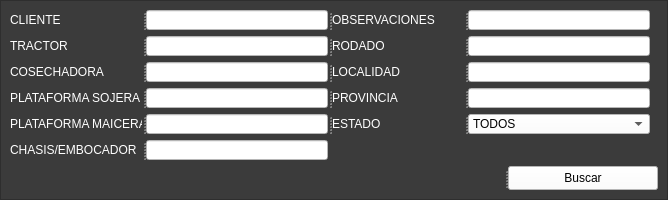
<?xml version="1.0" encoding="UTF-8"?>
<ui version="4.0">
 <class>Form</class>
 <widget class="QWidget" name="Form">
  <property name="enabled">
   <bool>true</bool>
  </property>
  <property name="geometry">
   <rect>
    <x>0</x>
    <y>0</y>
    <width>668</width>
    <height>200</height>
   </rect>
  </property>
  <property name="minimumSize">
   <size>
    <width>668</width>
    <height>200</height>
   </size>
  </property>
  <property name="maximumSize">
   <size>
    <width>668</width>
    <height>200</height>
   </size>
  </property>
  <property name="windowTitle">
   <string>Form</string>
  </property>
  <property name="windowIcon">
   <iconset>
    <normaloff>Icons/pramso_1.ico</normaloff>Icons/pramso_1.ico</iconset>
  </property>
  <layout class="QVBoxLayout" name="verticalLayout">
   <property name="spacing">
    <number>0</number>
   </property>
   <property name="leftMargin">
    <number>0</number>
   </property>
   <property name="topMargin">
    <number>0</number>
   </property>
   <property name="rightMargin">
    <number>0</number>
   </property>
   <property name="bottomMargin">
    <number>0</number>
   </property>
   <item>
    <widget class="QFrame" name="frame">
     <property name="styleSheet">
      <string notr="true">background-color: rgb(59, 59, 59);</string>
     </property>
     <property name="frameShape">
      <enum>QFrame::StyledPanel</enum>
     </property>
     <property name="frameShadow">
      <enum>QFrame::Raised</enum>
     </property>
     <layout class="QVBoxLayout" name="verticalLayout_2">
      <item>
       <widget class="QSplitter" name="splitter">
        <property name="orientation">
         <enum>Qt::Horizontal</enum>
        </property>
        <widget class="QLabel" name="label_63">
         <property name="minimumSize">
          <size>
           <width>132</width>
           <height>20</height>
          </size>
         </property>
         <property name="maximumSize">
          <size>
           <width>132</width>
           <height>20</height>
          </size>
         </property>
         <property name="styleSheet">
          <string notr="true">color: rgb(255, 255, 255);
font: 75 italic 8pt &quot;Arial&quot;;</string>
         </property>
         <property name="text">
          <string>CLIENTE</string>
         </property>
        </widget>
        <widget class="QLineEdit" name="cliente_edit">
         <property name="minimumSize">
          <size>
           <width>182</width>
           <height>20</height>
          </size>
         </property>
         <property name="maximumSize">
          <size>
           <width>182</width>
           <height>20</height>
          </size>
         </property>
         <property name="styleSheet">
          <string notr="true">background-color: rgb(255, 255, 255);</string>
         </property>
         <property name="text">
          <string/>
         </property>
        </widget>
        <widget class="QLabel" name="label_76">
         <property name="minimumSize">
          <size>
           <width>132</width>
           <height>20</height>
          </size>
         </property>
         <property name="maximumSize">
          <size>
           <width>132</width>
           <height>20</height>
          </size>
         </property>
         <property name="styleSheet">
          <string notr="true">color: rgb(255, 255, 255);
font: 75 italic 8pt &quot;Arial&quot;;</string>
         </property>
         <property name="text">
          <string>OBSERVACIONES</string>
         </property>
        </widget>
        <widget class="QLineEdit" name="observaciones">
         <property name="minimumSize">
          <size>
           <width>182</width>
           <height>20</height>
          </size>
         </property>
         <property name="maximumSize">
          <size>
           <width>182</width>
           <height>20</height>
          </size>
         </property>
         <property name="styleSheet">
          <string notr="true">background-color: rgb(255, 255, 255);</string>
         </property>
         <property name="text">
          <string/>
         </property>
        </widget>
       </widget>
      </item>
      <item>
       <widget class="QSplitter" name="splitter_2">
        <property name="orientation">
         <enum>Qt::Horizontal</enum>
        </property>
        <widget class="QLabel" name="label_64">
         <property name="minimumSize">
          <size>
           <width>132</width>
           <height>20</height>
          </size>
         </property>
         <property name="maximumSize">
          <size>
           <width>132</width>
           <height>20</height>
          </size>
         </property>
         <property name="styleSheet">
          <string notr="true">color: rgb(255, 255, 255);
font: 75 italic 8pt &quot;Arial&quot;;</string>
         </property>
         <property name="text">
          <string>TRACTOR</string>
         </property>
        </widget>
        <widget class="QLineEdit" name="tractor_edit">
         <property name="minimumSize">
          <size>
           <width>182</width>
           <height>20</height>
          </size>
         </property>
         <property name="maximumSize">
          <size>
           <width>182</width>
           <height>20</height>
          </size>
         </property>
         <property name="styleSheet">
          <string notr="true">background-color: rgb(255, 255, 255);</string>
         </property>
        </widget>
        <widget class="QLabel" name="label_71">
         <property name="minimumSize">
          <size>
           <width>132</width>
           <height>20</height>
          </size>
         </property>
         <property name="maximumSize">
          <size>
           <width>132</width>
           <height>20</height>
          </size>
         </property>
         <property name="styleSheet">
          <string notr="true">color: rgb(255, 255, 255);
font: 75 italic 8pt &quot;Arial&quot;;</string>
         </property>
         <property name="text">
          <string>RODADO</string>
         </property>
        </widget>
        <widget class="QLineEdit" name="rodado">
         <property name="minimumSize">
          <size>
           <width>182</width>
           <height>20</height>
          </size>
         </property>
         <property name="maximumSize">
          <size>
           <width>182</width>
           <height>20</height>
          </size>
         </property>
         <property name="styleSheet">
          <string notr="true">background-color: rgb(255, 255, 255);</string>
         </property>
         <property name="text">
          <string/>
         </property>
        </widget>
       </widget>
      </item>
      <item>
       <widget class="QSplitter" name="splitter_3">
        <property name="orientation">
         <enum>Qt::Horizontal</enum>
        </property>
        <widget class="QLabel" name="label_66">
         <property name="minimumSize">
          <size>
           <width>132</width>
           <height>20</height>
          </size>
         </property>
         <property name="maximumSize">
          <size>
           <width>132</width>
           <height>20</height>
          </size>
         </property>
         <property name="styleSheet">
          <string notr="true">color: rgb(255, 255, 255);
font: 75 italic 8pt &quot;Arial&quot;;</string>
         </property>
         <property name="text">
          <string>COSECHADORA</string>
         </property>
        </widget>
        <widget class="QLineEdit" name="cosechadora_edit">
         <property name="minimumSize">
          <size>
           <width>182</width>
           <height>20</height>
          </size>
         </property>
         <property name="maximumSize">
          <size>
           <width>182</width>
           <height>20</height>
          </size>
         </property>
         <property name="styleSheet">
          <string notr="true">background-color: rgb(255, 255, 255);</string>
         </property>
         <property name="text">
          <string/>
         </property>
        </widget>
        <widget class="QLabel" name="label_73">
         <property name="minimumSize">
          <size>
           <width>132</width>
           <height>20</height>
          </size>
         </property>
         <property name="maximumSize">
          <size>
           <width>132</width>
           <height>20</height>
          </size>
         </property>
         <property name="styleSheet">
          <string notr="true">color: rgb(255, 255, 255);
font: 75 italic 8pt &quot;Arial&quot;;</string>
         </property>
         <property name="text">
          <string>LOCALIDAD</string>
         </property>
        </widget>
        <widget class="QLineEdit" name="localidad">
         <property name="minimumSize">
          <size>
           <width>182</width>
           <height>20</height>
          </size>
         </property>
         <property name="maximumSize">
          <size>
           <width>182</width>
           <height>20</height>
          </size>
         </property>
         <property name="styleSheet">
          <string notr="true">background-color: rgb(255, 255, 255);</string>
         </property>
         <property name="text">
          <string/>
         </property>
        </widget>
       </widget>
      </item>
      <item>
       <widget class="QSplitter" name="splitter_4">
        <property name="orientation">
         <enum>Qt::Horizontal</enum>
        </property>
        <widget class="QLabel" name="label_69">
         <property name="minimumSize">
          <size>
           <width>132</width>
           <height>20</height>
          </size>
         </property>
         <property name="maximumSize">
          <size>
           <width>132</width>
           <height>20</height>
          </size>
         </property>
         <property name="styleSheet">
          <string notr="true">color: rgb(255, 255, 255);
font: 75 italic 8pt &quot;Arial&quot;;</string>
         </property>
         <property name="text">
          <string>PLATAFORMA SOJERA</string>
         </property>
        </widget>
        <widget class="QLineEdit" name="plataforma_sojera">
         <property name="minimumSize">
          <size>
           <width>182</width>
           <height>20</height>
          </size>
         </property>
         <property name="maximumSize">
          <size>
           <width>182</width>
           <height>20</height>
          </size>
         </property>
         <property name="styleSheet">
          <string notr="true">background-color: rgb(255, 255, 255);</string>
         </property>
         <property name="text">
          <string/>
         </property>
        </widget>
        <widget class="QLabel" name="label_74">
         <property name="minimumSize">
          <size>
           <width>132</width>
           <height>20</height>
          </size>
         </property>
         <property name="maximumSize">
          <size>
           <width>132</width>
           <height>20</height>
          </size>
         </property>
         <property name="styleSheet">
          <string notr="true">color: rgb(255, 255, 255);
font: 75 italic 8pt &quot;Arial&quot;;</string>
         </property>
         <property name="text">
          <string>PROVINCIA</string>
         </property>
        </widget>
        <widget class="QLineEdit" name="provincia">
         <property name="minimumSize">
          <size>
           <width>182</width>
           <height>20</height>
          </size>
         </property>
         <property name="maximumSize">
          <size>
           <width>182</width>
           <height>20</height>
          </size>
         </property>
         <property name="styleSheet">
          <string notr="true">background-color: rgb(255, 255, 255);</string>
         </property>
         <property name="text">
          <string/>
         </property>
        </widget>
       </widget>
      </item>
      <item>
       <widget class="QSplitter" name="splitter_5">
        <property name="orientation">
         <enum>Qt::Horizontal</enum>
        </property>
        <widget class="QLabel" name="label_70">
         <property name="minimumSize">
          <size>
           <width>132</width>
           <height>20</height>
          </size>
         </property>
         <property name="maximumSize">
          <size>
           <width>132</width>
           <height>20</height>
          </size>
         </property>
         <property name="styleSheet">
          <string notr="true">color: rgb(255, 255, 255);
font: 75 italic 8pt &quot;Arial&quot;;</string>
         </property>
         <property name="text">
          <string>PLATAFORMA MAICERA</string>
         </property>
        </widget>
        <widget class="QLineEdit" name="plataforma_maicera">
         <property name="minimumSize">
          <size>
           <width>182</width>
           <height>20</height>
          </size>
         </property>
         <property name="maximumSize">
          <size>
           <width>182</width>
           <height>20</height>
          </size>
         </property>
         <property name="styleSheet">
          <string notr="true">background-color: rgb(255, 255, 255);</string>
         </property>
         <property name="text">
          <string/>
         </property>
        </widget>
        <widget class="QLabel" name="label_75">
         <property name="minimumSize">
          <size>
           <width>132</width>
           <height>20</height>
          </size>
         </property>
         <property name="maximumSize">
          <size>
           <width>132</width>
           <height>20</height>
          </size>
         </property>
         <property name="styleSheet">
          <string notr="true">color: rgb(255, 255, 255);
font: 75 italic 8pt &quot;Arial&quot;;</string>
         </property>
         <property name="text">
          <string>ESTADO</string>
         </property>
        </widget>
        <widget class="QComboBox" name="estado">
         <property name="minimumSize">
          <size>
           <width>182</width>
           <height>20</height>
          </size>
         </property>
         <property name="maximumSize">
          <size>
           <width>182</width>
           <height>20</height>
          </size>
         </property>
         <property name="styleSheet">
          <string notr="true">background-color: rgb(255, 255, 255);</string>
         </property>
         <item>
          <property name="text">
           <string>TODOS</string>
          </property>
         </item>
         <item>
          <property name="text">
           <string>NUEVO</string>
          </property>
         </item>
         <item>
          <property name="text">
           <string>NORMAL</string>
          </property>
         </item>
         <item>
          <property name="text">
           <string>URGENTE</string>
          </property>
         </item>
        </widget>
       </widget>
      </item>
      <item>
       <widget class="QSplitter" name="splitter_7">
        <property name="orientation">
         <enum>Qt::Horizontal</enum>
        </property>
        <widget class="QLabel" name="label_72">
         <property name="minimumSize">
          <size>
           <width>132</width>
           <height>20</height>
          </size>
         </property>
         <property name="maximumSize">
          <size>
           <width>132</width>
           <height>20</height>
          </size>
         </property>
         <property name="styleSheet">
          <string notr="true">color: rgb(255, 255, 255);
font: 75 italic 8pt &quot;Arial&quot;;</string>
         </property>
         <property name="text">
          <string>CHASIS/EMBOCADOR</string>
         </property>
        </widget>
        <widget class="QLineEdit" name="chasisembocador">
         <property name="minimumSize">
          <size>
           <width>182</width>
           <height>20</height>
          </size>
         </property>
         <property name="maximumSize">
          <size>
           <width>182</width>
           <height>20</height>
          </size>
         </property>
         <property name="styleSheet">
          <string notr="true">background-color: rgb(255, 255, 255);</string>
         </property>
         <property name="text">
          <string/>
         </property>
        </widget>
       </widget>
      </item>
      <item>
       <widget class="QSplitter" name="splitter_6">
        <property name="orientation">
         <enum>Qt::Horizontal</enum>
        </property>
        <widget class="QLabel" name="label">
         <property name="text">
          <string/>
         </property>
        </widget>
        <widget class="QPushButton" name="buscar">
         <property name="maximumSize">
          <size>
           <width>150</width>
           <height>16777215</height>
          </size>
         </property>
         <property name="styleSheet">
          <string notr="true">background-color: rgb(255, 255, 255);</string>
         </property>
         <property name="text">
          <string>Buscar</string>
         </property>
        </widget>
       </widget>
      </item>
     </layout>
    </widget>
   </item>
  </layout>
 </widget>
 <resources/>
 <connections/>
</ui>
